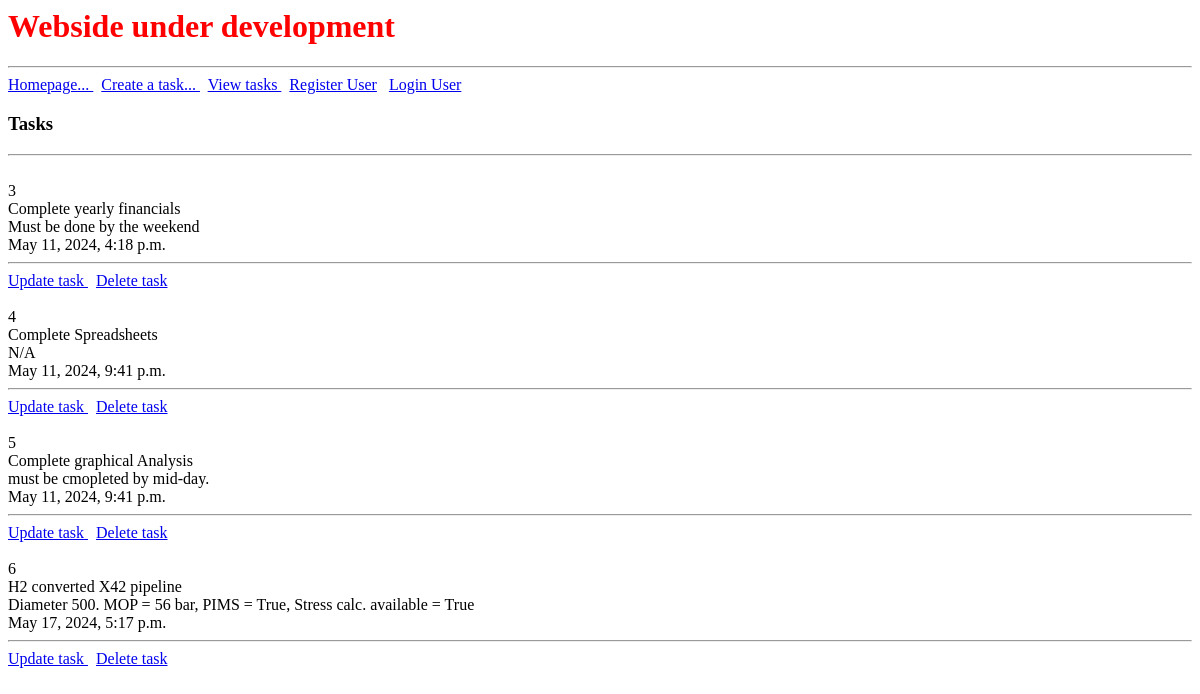
Page /view-tasks on the earlier database version.
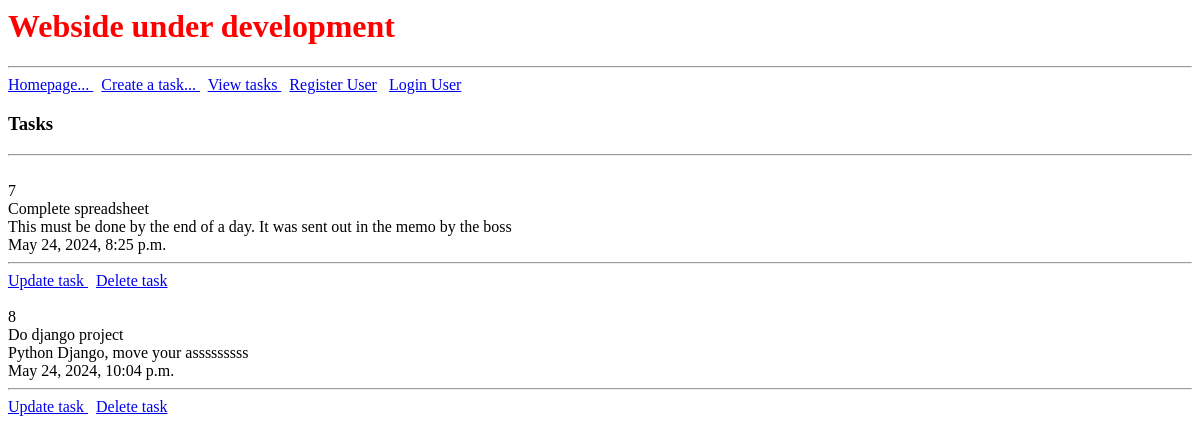
Same page on the later database version.
### crm/models.py (models this page shows)
class Task(models.Model):
    title = models.CharField(max_length=50)
    description = models.TextField(max_length=1000)
    created = models.DateTimeField(auto_now_add=True)

### crm/views.py (the view)
# urls.py: path('view-tasks', views.tasks, name="view-tasks"),
def tasks(request):
    queryDataAll = Task.objects.all()
    context = {'AllTasks':queryDataAll}
    return render(request, 'crm/view-tasks.html', context)

### crm/templates/crm/view-tasks.html (shortened to what this page needs)
{% extends 'crm/base.html'%}
{% block content %}
<h3> Tasks </h3>
<hr>
{% for task in AllTasks %}
    <br>
    {{task.id}}
    <br>
    {{task.title}}
    <br>
    {{task.description}}
    <br>
    {{task.created}}
    <hr>
    <a href="{% url 'update-task' task.id %}">Update task </a>
    <a href="{% url 'delete-task' task.id %}">Delete task </a>
    <br>
{% endfor %}
<br>
<br>
{% endblock %}

### crm/templates/crm/base.html (shortened to what this page needs)
{% load static %}
<html>
<head>
    <link rel="stylesheet" type="text/css" href="{% static 'css/styles.css'  %}">
</head>
<h1> Webside under development </h1>
<hr>
<a href="{% url '' %}"> Homepage... </a>
<a href="{% url 'create-task' %}"> Create a task... </a>
<a href="{% url 'view-tasks' %}"> View tasks </a>
<a href="{% url 'register' %}"> Register User</a>
<a href="{% url 'my-login' %}"> Login User</a>
{% block content %}
{% endblock %}
</html>

### static/css/styles.css (style rules this page uses)
h1 { color: red; }

Differences in the rows shown:
removed Task: id "3", title "Complete yearly financials", description "Must be done by the weekend", created "May 11, 2024, 4:18 p.m."
removed Task: id "4", title "Complete Spreadsheets", description "N/A", created "May 11, 2024, 9:41 p.m."
removed Task: id "5", title "Complete graphical Analysis", description "must be cmopleted by mid-day.", created "May 11, 2024, 9:41 p.m."
removed Task: id "6", title "H2 converted X42 pipeline", description "Diameter 500. MOP = 56 bar, PIMS = True, Stress calc. available = True", created "May 17, 2024, 5:17 p.m."
added Task: id "7", title "Complete spreadsheet", description "This must be done by the end of a day. It was sent out in the memo by the boss", created "May 24, 2024, 8:25 p.m."
added Task: id "8", title "Do django project", description "Python Django, move your asssssssss", created "May 24, 2024, 10:04 p.m."
